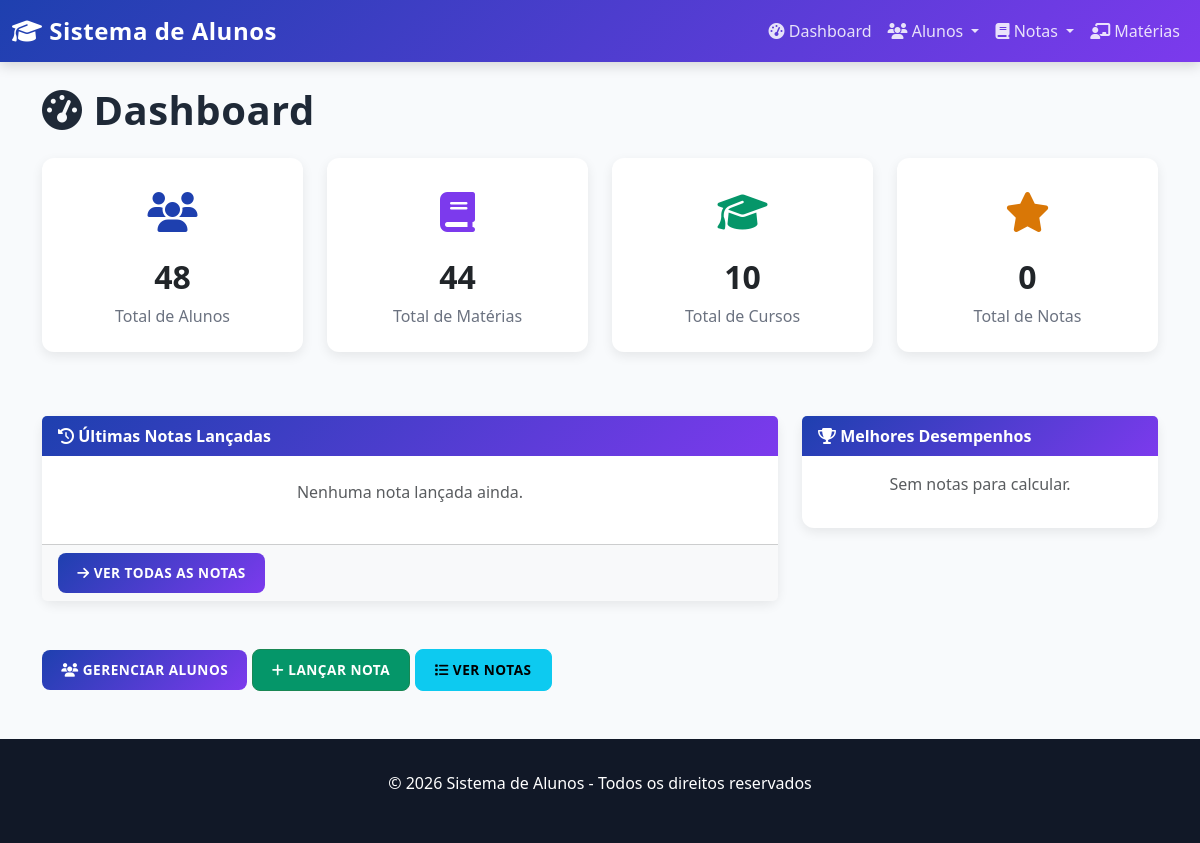
/, run on an earlier commit of the app's database.
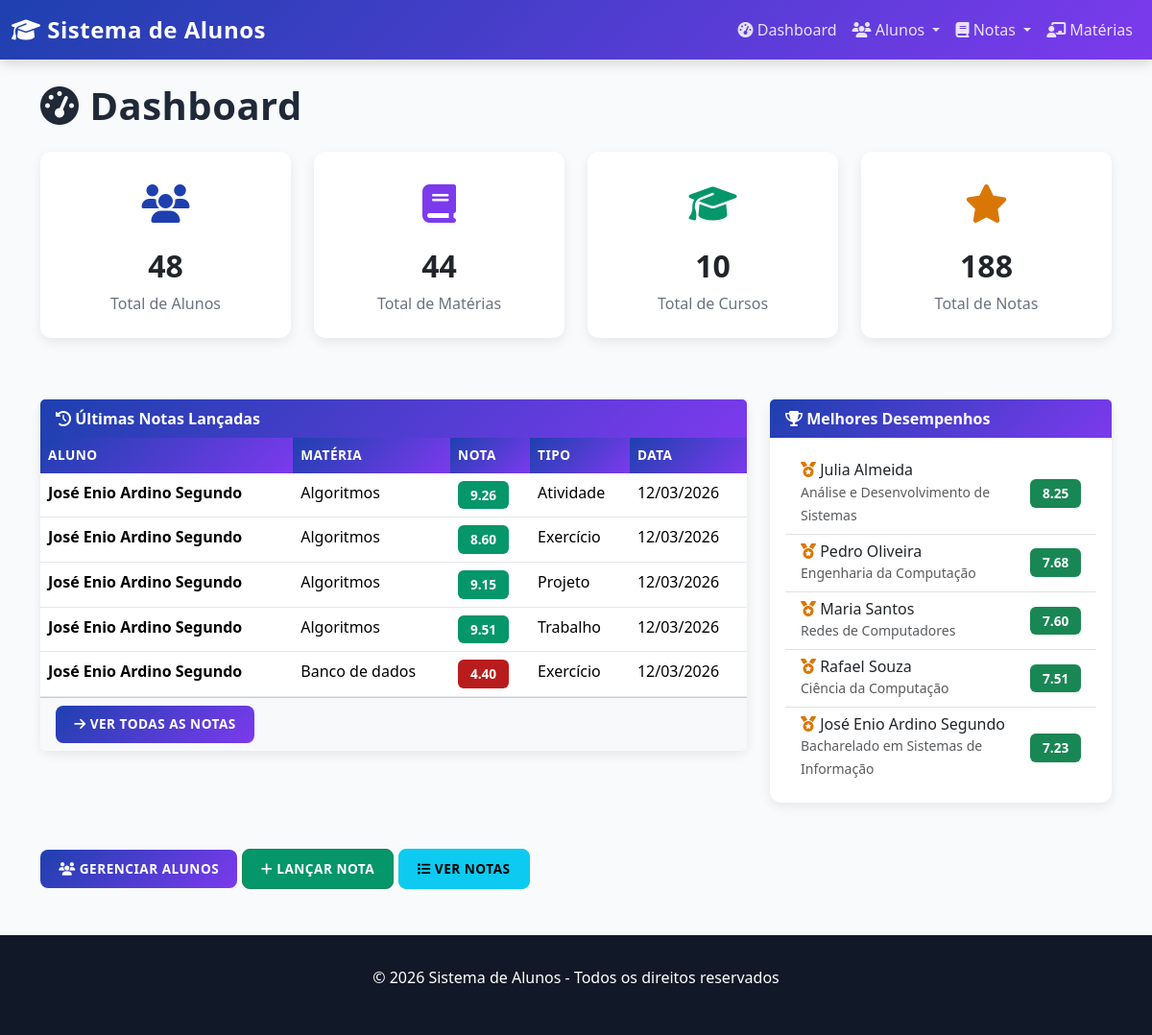
And on a later commit of the database.
### alunos/models.py (models this page shows, shortened)
class Nota(models.Model):
    aluno = models.ForeignKey(Aluno, on_delete=models.CASCADE, related_name='notas')
    materia = models.ForeignKey(Materia, on_delete=models.CASCADE, related_name='notas')
    valor = models.DecimalField(
        max_digits=4,
        decimal_places=2,
        validators=[MinValueValidator(0), MaxValueValidator(10)],
        help_text="Nota de 0.00 a 10.00"
    )
    data_avaliacao = models.DateField(auto_now_add=True)
    tipo_avaliacao = models.CharField(
        max_length=20,
        choices=[
            ('PROVA', 'Prova'),
            ('TRABALHO', 'Trabalho'),
            ('ATIVIDADE', 'Atividade'),
            ('EXERCICIO', 'Exercício'),
            ('PROJETO', 'Projeto'),
        ],
        default='PROVA'
    )
    observacao = models.TextField(blank=True, null=True)
    class Meta:
        verbose_name = 'Nota'
        verbose_name_plural = 'Notas'
        unique_together = ['aluno', 'materia', 'data_avaliacao', 'tipo_avaliacao']
        ordering = ['-data_avaliacao']

class Aluno(models.Model):
    nome = models.CharField(max_length=100)
    email = models.EmailField(unique=True)
    matricula = models.CharField(max_length=20, unique=True)
    curso = models.ForeignKey(Curso, on_delete=models.CASCADE, related_name='alunos')
    data_nascimento = models.DateField()
    telefone = models.CharField(max_length=15, blank=True, null=True)
    endereco = models.TextField(blank=True, null=True)
    ativo = models.BooleanField(default=True)
    materias = models.ManyToManyField(Materia, related_name='alunos_matriculados', blank=True)
    class Meta:
        verbose_name = 'Aluno'
        verbose_name_plural = 'Alunos'

class Materia(models.Model):
    nome_materia = models.CharField(max_length=100)
    curso = models.ForeignKey(Curso, on_delete=models.CASCADE, related_name='materias')
    professor = models.CharField(max_length=100)
    carga_horaria = models.PositiveIntegerField(default=60, help_text="Carga horária em horas")
    ativo = models.BooleanField(default=True)
    class Meta:
        verbose_name = 'Matéria'
        verbose_name_plural = 'Matérias'
        unique_together = ['nome_materia', 'curso']

class Curso(models.Model):
    nome = models.CharField(max_length=100, unique=True)
    descricao = models.TextField(blank=True, null=True)
    ativo = models.BooleanField(default=True)
    class Meta:
        verbose_name = 'Curso'
        verbose_name_plural = 'Cursos'

### alunos/views.py (the view)
# urls.py: path('', views.dashboard, name='dashboard'),
def dashboard(request):
    total_alunos = Aluno.objects.filter(ativo=True).count()
    total_materias = Materia.objects.filter(ativo=True).count()
    total_cursos = Curso.objects.filter(ativo=True).count()
    total_notas = Nota.objects.count()
    ultimas_notas = Nota.objects.select_related('aluno', 'materia').order_by('-data_avaliacao')[:5]
    alunos_desempenho = Aluno.objects.annotate(
        media=Avg('notas__valor')
    ).filter(media__isnull=False).order_by('-media')[:5]
    contexto = {
        'total_alunos': total_alunos,
        'total_materias': total_materias,
        'total_cursos': total_cursos,
        'total_notas': total_notas,
        'ultimas_notas': ultimas_notas,
        'alunos_desempenho': alunos_desempenho,
    }
    return render(request, 'dashboard.html', contexto)

### templates/dashboard.html (shortened to what the changed rows need)
{% extends 'base.html' %}
{% block content %}
<div class="mb-5">
    <h1 class="dashboard-title mb-4">
        <i class="fas fa-tachometer-alt"></i> Dashboard
    </h1>
    <div class="row mb-5">
        <div class="col-md-3 col-sm-6 mb-3">
            <div class="stat-card stat-card-warning">
                <div class="stat-icon">
                    <i class="fas fa-star"></i>
                </div>
                <h3>{{ total_notas }}</h3>
                <p>Total de Notas</p>
            </div>
        </div>
    </div>
    <div class="row">
        <div class="col-lg-8 mb-4">
            <div class="card">
                <div class="card-body p-0">
                    {% if ultimas_notas %}
                        <div class="table-responsive">
                            <table class="table table-hover">
                                <thead>
                                    <tr>
                                        <th>Aluno</th>
                                        <th>Matéria</th>
                                        <th>Nota</th>
                                        <th>Tipo</th>
                                        <th>Data</th>
                                    </tr>
                                </thead>
                                <tbody>
                                    {% for nota in ultimas_notas %}
                                    <tr>
                                        <td>
                                            <strong>{{ nota.aluno.nome }}</strong>
                                        </td>
                                        <td>{{ nota.materia.nome_materia }}</td>
                                        <td>
                                            <span class="badge badge-grade {% if nota.valor >= 7 %}badge-success{% elif nota.valor >= 5 %}badge-warning{% else %}badge-danger{% endif %}">
                                                {{ nota.valor }}
                                            </span>
                                        </td>
                                        <td>{{ nota.get_tipo_avaliacao_display }}</td>
                                        <td>{{ nota.data_avaliacao|date:"d/m/Y" }}</td>
                                    </tr>
                                    {% endfor %}
                                </tbody>
                            </table>
                        </div>
                    {% else %}
                        <div class="p-4 text-center text-muted">
                            <p>Nenhuma nota lançada ainda.</p>
                        </div>
                    {% endif %}
                </div>
            </div>
        </div>
        <div class="col-lg-4 mb-4">
            <div class="card">
                <div class="card-body">
                    {% if alunos_desempenho %}
                        <div class="list-group list-group-flush">
                            {% for aluno in alunos_desempenho %}
                            <div class="list-group-item d-flex justify-content-between align-items-center">
                                <div>
                                    <h6 class="mb-0">
                                        <i class="fas fa-medal medal-icon"></i> {{ aluno.nome }}
                                    </h6>
                                    <small class="text-muted">{{ aluno.curso.nome }}</small>
                                </div>
                                <span class="badge bg-success">
                                    {{ aluno.media|floatformat:2 }}
                                </span>
                            </div>
                            {% endfor %}
                        </div>
                    {% else %}
                        <p class="text-center text-muted">Sem notas para calcular.</p>
                    {% endif %}
                </div>
            </div>
        </div>
    </div>
</div>
{% endblock %}

What changed in the data, as far as the page shows it:
added Nota: aluno.nome "José Enio Ardino Segundo", materia.nome_materia "Algoritmos", valor "9.26", tipo_avaliacao "Atividade", data_avaliacao "12/03/2026"
added Nota: aluno.nome "José Enio Ardino Segundo", materia.nome_materia "Algoritmos", valor "8.60", tipo_avaliacao "Exercício", data_avaliacao "12/03/2026"
added Nota: aluno.nome "José Enio Ardino Segundo", materia.nome_materia "Algoritmos", valor "9.15", tipo_avaliacao "Projeto", data_avaliacao "12/03/2026"
added Nota: aluno.nome "José Enio Ardino Segundo", materia.nome_materia "Algoritmos", valor "9.51", tipo_avaliacao "Trabalho", data_avaliacao "12/03/2026"
added Nota: aluno.nome "José Enio Ardino Segundo", materia.nome_materia "Banco de dados", valor "4.40", tipo_avaliacao "Exercício", data_avaliacao "12/03/2026"
now on this page (row unchanged): Aluno: nome "Julia Almeida", curso.nome "Análise e Desenvolvimento de Sistemas", media "8.25"
now on this page (row unchanged): Aluno: nome "Pedro Oliveira", curso.nome "Engenharia da Computação", media "7.68"
now on this page (row unchanged): Aluno: nome "Maria Santos", curso.nome "Redes de Computadores", media "7.60"
now on this page (row unchanged): Aluno: nome "Rafael Souza", curso.nome "Ciência da Computação", media "7.51"
now on this page (row unchanged): Aluno: nome "José Enio Ardino Segundo", curso.nome "Bacharelado em Sistemas de Informação", media "7.23"
Also different on the page:
{{ total_notas }}: "0" → "188"
text no longer shown: "Nenhuma nota lançada ainda. Sem notas para calcular."
text now shown: "ALUNO MATÉRIA NOTA TIPO DATA"
